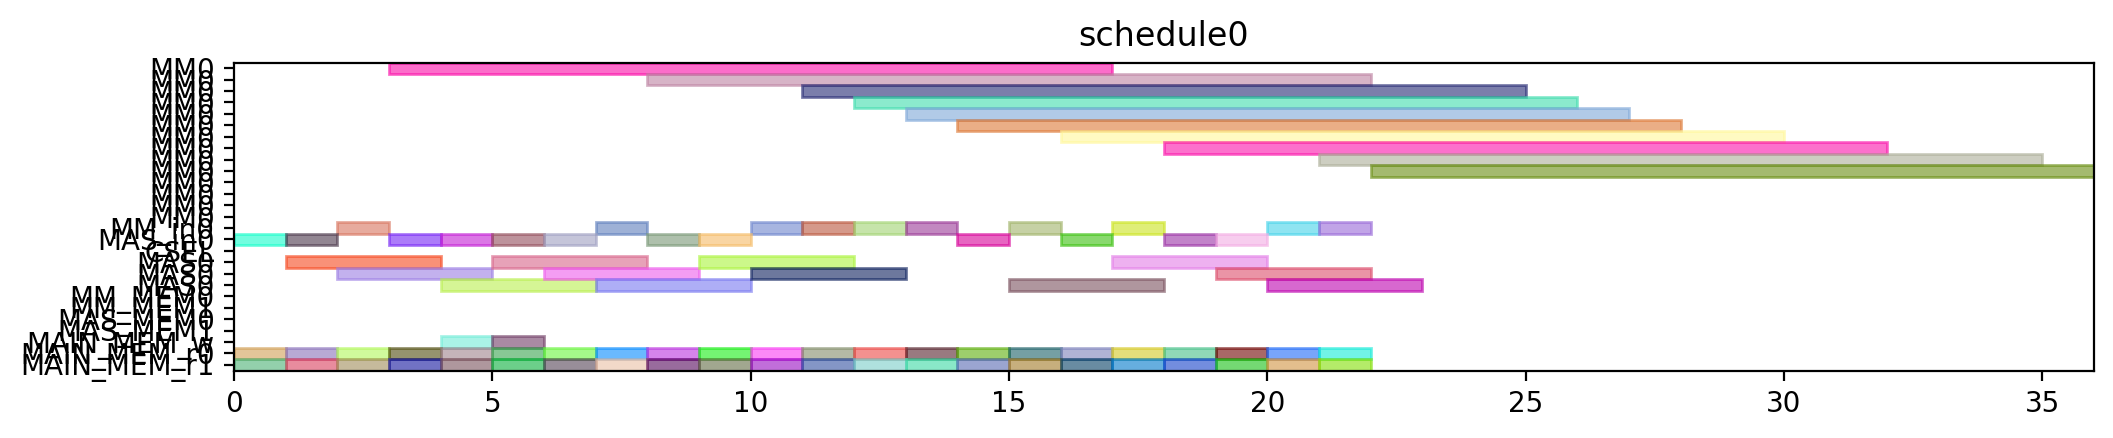

Write Python code to recreate this figure.
from pyschedule import Scenario, solvers, plotters, alt


def solve():
	horizon = 120
	S = Scenario("schedule0", horizon=horizon)

	# resource
	MM = S.Resources('MM', num=1, size=14)
	MM_in = S.Resources('MM_in', num=1)
	MAS_in = S.Resources('MAS_in', num=1)
	CSEL = S.Resource('CSEL')
	MAS = S.Resources('MAS', num=1, size=3, periods=range(1, horizon))
	MM_MEM = S.Resources('MM_MEM', num=2)
	MAS_MEM = S.Resources('MAS_MEM', num=2)
	MAIN_MEM_w = S.Resource('MAIN_MEM_w', size=1)
	MAIN_MEM_r = S.Resources('MAIN_MEM_r', num=2)

	# result of previous scheduling

	# new tasks
	c10_t0 = S.Task('c10_t0', length=14, delay_cost=1)
	c10_t0 += alt(MM)
	c10_t0_in = S.Task('c10_t0_in', length=1, delay_cost=1)
	c10_t0_in += alt(MM_in)
	S += c10_t0_in*MM_in[0]<=c10_t0*MM[0]
	c10_t0_mem0 = S.Task('c10_t0_mem0', length=1, delay_cost=1)
	c10_t0_mem0 += MAIN_MEM_r[0]
	S += c10_t0_mem0 <= c10_t0

	c10_t0_mem1 = S.Task('c10_t0_mem1', length=1, delay_cost=1)
	c10_t0_mem1 += MAIN_MEM_r[1]
	S += c10_t0_mem1 <= c10_t0

	c10_t1 = S.Task('c10_t1', length=14, delay_cost=1)
	c10_t1 += alt(MM)
	c10_t1_in = S.Task('c10_t1_in', length=1, delay_cost=1)
	c10_t1_in += alt(MM_in)
	S += c10_t1_in*MM_in[0]<=c10_t1*MM[0]
	c10_t1_mem0 = S.Task('c10_t1_mem0', length=1, delay_cost=1)
	c10_t1_mem0 += MAIN_MEM_r[0]
	S += c10_t1_mem0 <= c10_t1

	c10_t1_mem1 = S.Task('c10_t1_mem1', length=1, delay_cost=1)
	c10_t1_mem1 += MAIN_MEM_r[1]
	S += c10_t1_mem1 <= c10_t1

	c10_t2 = S.Task('c10_t2', length=3, delay_cost=1)
	c10_t2 += alt(MAS)
	c10_t2_in = S.Task('c10_t2_in', length=1, delay_cost=1)
	c10_t2_in += alt(MAS_in)
	S += c10_t2_in*MAS_in[0]<=c10_t2*MAS[0]

	c10_t2_mem0 = S.Task('c10_t2_mem0', length=1, delay_cost=1)
	c10_t2_mem0 += MAIN_MEM_r[0]
	S += c10_t2_mem0 <= c10_t2

	c10_t2_mem1 = S.Task('c10_t2_mem1', length=1, delay_cost=1)
	c10_t2_mem1 += MAIN_MEM_r[1]
	S += c10_t2_mem1 <= c10_t2

	c10_t3 = S.Task('c10_t3', length=3, delay_cost=1)
	c10_t3 += alt(MAS)
	c10_t3_in = S.Task('c10_t3_in', length=1, delay_cost=1)
	c10_t3_in += alt(MAS_in)
	S += c10_t3_in*MAS_in[0]<=c10_t3*MAS[0]

	c10_t3_mem0 = S.Task('c10_t3_mem0', length=1, delay_cost=1)
	c10_t3_mem0 += MAIN_MEM_r[0]
	S += c10_t3_mem0 <= c10_t3

	c10_t3_mem1 = S.Task('c10_t3_mem1', length=1, delay_cost=1)
	c10_t3_mem1 += MAIN_MEM_r[1]
	S += c10_t3_mem1 <= c10_t3

	c20_t0 = S.Task('c20_t0', length=14, delay_cost=1)
	c20_t0 += alt(MM)
	c20_t0_in = S.Task('c20_t0_in', length=1, delay_cost=1)
	c20_t0_in += alt(MM_in)
	S += c20_t0_in*MM_in[0]<=c20_t0*MM[0]
	c20_t0_mem0 = S.Task('c20_t0_mem0', length=1, delay_cost=1)
	c20_t0_mem0 += MAIN_MEM_r[0]
	S += c20_t0_mem0 <= c20_t0

	c20_t0_mem1 = S.Task('c20_t0_mem1', length=1, delay_cost=1)
	c20_t0_mem1 += MAIN_MEM_r[1]
	S += c20_t0_mem1 <= c20_t0

	c20_t1 = S.Task('c20_t1', length=14, delay_cost=1)
	c20_t1 += alt(MM)
	c20_t1_in = S.Task('c20_t1_in', length=1, delay_cost=1)
	c20_t1_in += alt(MM_in)
	S += c20_t1_in*MM_in[0]<=c20_t1*MM[0]
	c20_t1_mem0 = S.Task('c20_t1_mem0', length=1, delay_cost=1)
	c20_t1_mem0 += MAIN_MEM_r[0]
	S += c20_t1_mem0 <= c20_t1

	c20_t1_mem1 = S.Task('c20_t1_mem1', length=1, delay_cost=1)
	c20_t1_mem1 += MAIN_MEM_r[1]
	S += c20_t1_mem1 <= c20_t1

	c20_t2 = S.Task('c20_t2', length=3, delay_cost=1)
	c20_t2 += alt(MAS)
	c20_t2_in = S.Task('c20_t2_in', length=1, delay_cost=1)
	c20_t2_in += alt(MAS_in)
	S += c20_t2_in*MAS_in[0]<=c20_t2*MAS[0]

	c20_t2_mem0 = S.Task('c20_t2_mem0', length=1, delay_cost=1)
	c20_t2_mem0 += MAIN_MEM_r[0]
	S += c20_t2_mem0 <= c20_t2

	c20_t2_mem1 = S.Task('c20_t2_mem1', length=1, delay_cost=1)
	c20_t2_mem1 += MAIN_MEM_r[1]
	S += c20_t2_mem1 <= c20_t2

	c20_t3 = S.Task('c20_t3', length=3, delay_cost=1)
	c20_t3 += alt(MAS)
	c20_t3_in = S.Task('c20_t3_in', length=1, delay_cost=1)
	c20_t3_in += alt(MAS_in)
	S += c20_t3_in*MAS_in[0]<=c20_t3*MAS[0]

	c20_t3_mem0 = S.Task('c20_t3_mem0', length=1, delay_cost=1)
	c20_t3_mem0 += MAIN_MEM_r[0]
	S += c20_t3_mem0 <= c20_t3

	c20_t3_mem1 = S.Task('c20_t3_mem1', length=1, delay_cost=1)
	c20_t3_mem1 += MAIN_MEM_r[1]
	S += c20_t3_mem1 <= c20_t3

	c01_t0 = S.Task('c01_t0', length=14, delay_cost=1)
	c01_t0 += alt(MM)
	c01_t0_in = S.Task('c01_t0_in', length=1, delay_cost=1)
	c01_t0_in += alt(MM_in)
	S += c01_t0_in*MM_in[0]<=c01_t0*MM[0]
	c01_t0_mem0 = S.Task('c01_t0_mem0', length=1, delay_cost=1)
	c01_t0_mem0 += MAIN_MEM_r[0]
	S += c01_t0_mem0 <= c01_t0

	c01_t0_mem1 = S.Task('c01_t0_mem1', length=1, delay_cost=1)
	c01_t0_mem1 += MAIN_MEM_r[1]
	S += c01_t0_mem1 <= c01_t0

	c01_t1 = S.Task('c01_t1', length=14, delay_cost=1)
	c01_t1 += alt(MM)
	c01_t1_in = S.Task('c01_t1_in', length=1, delay_cost=1)
	c01_t1_in += alt(MM_in)
	S += c01_t1_in*MM_in[0]<=c01_t1*MM[0]
	c01_t1_mem0 = S.Task('c01_t1_mem0', length=1, delay_cost=1)
	c01_t1_mem0 += MAIN_MEM_r[0]
	S += c01_t1_mem0 <= c01_t1

	c01_t1_mem1 = S.Task('c01_t1_mem1', length=1, delay_cost=1)
	c01_t1_mem1 += MAIN_MEM_r[1]
	S += c01_t1_mem1 <= c01_t1

	c01_t2 = S.Task('c01_t2', length=3, delay_cost=1)
	c01_t2 += alt(MAS)
	c01_t2_in = S.Task('c01_t2_in', length=1, delay_cost=1)
	c01_t2_in += alt(MAS_in)
	S += c01_t2_in*MAS_in[0]<=c01_t2*MAS[0]

	c01_t2_mem0 = S.Task('c01_t2_mem0', length=1, delay_cost=1)
	c01_t2_mem0 += MAIN_MEM_r[0]
	S += c01_t2_mem0 <= c01_t2

	c01_t2_mem1 = S.Task('c01_t2_mem1', length=1, delay_cost=1)
	c01_t2_mem1 += MAIN_MEM_r[1]
	S += c01_t2_mem1 <= c01_t2

	c01_t3 = S.Task('c01_t3', length=3, delay_cost=1)
	c01_t3 += alt(MAS)
	c01_t3_in = S.Task('c01_t3_in', length=1, delay_cost=1)
	c01_t3_in += alt(MAS_in)
	S += c01_t3_in*MAS_in[0]<=c01_t3*MAS[0]

	c01_t3_mem0 = S.Task('c01_t3_mem0', length=1, delay_cost=1)
	c01_t3_mem0 += MAIN_MEM_r[0]
	S += c01_t3_mem0 <= c01_t3

	c01_t3_mem1 = S.Task('c01_t3_mem1', length=1, delay_cost=1)
	c01_t3_mem1 += MAIN_MEM_r[1]
	S += c01_t3_mem1 <= c01_t3

	c11_t0 = S.Task('c11_t0', length=14, delay_cost=1)
	c11_t0 += alt(MM)
	c11_t0_in = S.Task('c11_t0_in', length=1, delay_cost=1)
	c11_t0_in += alt(MM_in)
	S += c11_t0_in*MM_in[0]<=c11_t0*MM[0]
	c11_t0_mem0 = S.Task('c11_t0_mem0', length=1, delay_cost=1)
	c11_t0_mem0 += MAIN_MEM_r[0]
	S += c11_t0_mem0 <= c11_t0

	c11_t0_mem1 = S.Task('c11_t0_mem1', length=1, delay_cost=1)
	c11_t0_mem1 += MAIN_MEM_r[1]
	S += c11_t0_mem1 <= c11_t0

	c11_t1 = S.Task('c11_t1', length=14, delay_cost=1)
	c11_t1 += alt(MM)
	c11_t1_in = S.Task('c11_t1_in', length=1, delay_cost=1)
	c11_t1_in += alt(MM_in)
	S += c11_t1_in*MM_in[0]<=c11_t1*MM[0]
	c11_t1_mem0 = S.Task('c11_t1_mem0', length=1, delay_cost=1)
	c11_t1_mem0 += MAIN_MEM_r[0]
	S += c11_t1_mem0 <= c11_t1

	c11_t1_mem1 = S.Task('c11_t1_mem1', length=1, delay_cost=1)
	c11_t1_mem1 += MAIN_MEM_r[1]
	S += c11_t1_mem1 <= c11_t1

	c11_t2 = S.Task('c11_t2', length=3, delay_cost=1)
	c11_t2 += alt(MAS)
	c11_t2_in = S.Task('c11_t2_in', length=1, delay_cost=1)
	c11_t2_in += alt(MAS_in)
	S += c11_t2_in*MAS_in[0]<=c11_t2*MAS[0]

	c11_t2_mem0 = S.Task('c11_t2_mem0', length=1, delay_cost=1)
	c11_t2_mem0 += MAIN_MEM_r[0]
	S += c11_t2_mem0 <= c11_t2

	c11_t2_mem1 = S.Task('c11_t2_mem1', length=1, delay_cost=1)
	c11_t2_mem1 += MAIN_MEM_r[1]
	S += c11_t2_mem1 <= c11_t2

	c11_t3 = S.Task('c11_t3', length=3, delay_cost=1)
	c11_t3 += alt(MAS)
	c11_t3_in = S.Task('c11_t3_in', length=1, delay_cost=1)
	c11_t3_in += alt(MAS_in)
	S += c11_t3_in*MAS_in[0]<=c11_t3*MAS[0]

	c11_t3_mem0 = S.Task('c11_t3_mem0', length=1, delay_cost=1)
	c11_t3_mem0 += MAIN_MEM_r[0]
	S += c11_t3_mem0 <= c11_t3

	c11_t3_mem1 = S.Task('c11_t3_mem1', length=1, delay_cost=1)
	c11_t3_mem1 += MAIN_MEM_r[1]
	S += c11_t3_mem1 <= c11_t3

	c21_t0 = S.Task('c21_t0', length=14, delay_cost=1)
	c21_t0 += alt(MM)
	c21_t0_in = S.Task('c21_t0_in', length=1, delay_cost=1)
	c21_t0_in += alt(MM_in)
	S += c21_t0_in*MM_in[0]<=c21_t0*MM[0]
	c21_t0_mem0 = S.Task('c21_t0_mem0', length=1, delay_cost=1)
	c21_t0_mem0 += MAIN_MEM_r[0]
	S += c21_t0_mem0 <= c21_t0

	c21_t0_mem1 = S.Task('c21_t0_mem1', length=1, delay_cost=1)
	c21_t0_mem1 += MAIN_MEM_r[1]
	S += c21_t0_mem1 <= c21_t0

	c21_t1 = S.Task('c21_t1', length=14, delay_cost=1)
	c21_t1 += alt(MM)
	c21_t1_in = S.Task('c21_t1_in', length=1, delay_cost=1)
	c21_t1_in += alt(MM_in)
	S += c21_t1_in*MM_in[0]<=c21_t1*MM[0]
	c21_t1_mem0 = S.Task('c21_t1_mem0', length=1, delay_cost=1)
	c21_t1_mem0 += MAIN_MEM_r[0]
	S += c21_t1_mem0 <= c21_t1

	c21_t1_mem1 = S.Task('c21_t1_mem1', length=1, delay_cost=1)
	c21_t1_mem1 += MAIN_MEM_r[1]
	S += c21_t1_mem1 <= c21_t1

	c21_t2 = S.Task('c21_t2', length=3, delay_cost=1)
	c21_t2 += alt(MAS)
	c21_t2_in = S.Task('c21_t2_in', length=1, delay_cost=1)
	c21_t2_in += alt(MAS_in)
	S += c21_t2_in*MAS_in[0]<=c21_t2*MAS[0]

	c21_t2_mem0 = S.Task('c21_t2_mem0', length=1, delay_cost=1)
	c21_t2_mem0 += MAIN_MEM_r[0]
	S += c21_t2_mem0 <= c21_t2

	c21_t2_mem1 = S.Task('c21_t2_mem1', length=1, delay_cost=1)
	c21_t2_mem1 += MAIN_MEM_r[1]
	S += c21_t2_mem1 <= c21_t2

	c21_t3 = S.Task('c21_t3', length=3, delay_cost=1)
	c21_t3 += alt(MAS)
	c21_t3_in = S.Task('c21_t3_in', length=1, delay_cost=1)
	c21_t3_in += alt(MAS_in)
	S += c21_t3_in*MAS_in[0]<=c21_t3*MAS[0]

	c21_t3_mem0 = S.Task('c21_t3_mem0', length=1, delay_cost=1)
	c21_t3_mem0 += MAIN_MEM_r[0]
	S += c21_t3_mem0 <= c21_t3

	c21_t3_mem1 = S.Task('c21_t3_mem1', length=1, delay_cost=1)
	c21_t3_mem1 += MAIN_MEM_r[1]
	S += c21_t3_mem1 <= c21_t3

	c000 = S.Task('c000', length=3, delay_cost=1)
	c000 += alt(MAS)
	c000_in = S.Task('c000_in', length=1, delay_cost=1)
	c000_in += alt(MAS_in)
	S += c000_in*MAS_in[0]<=c000*MAS[0]

	S += 0<c000

	c000_w = S.Task('c000_w', length=1, delay_cost=1)
	c000_w += alt(MAIN_MEM_w)
	S += c000 <= c000_w

	c000_mem0 = S.Task('c000_mem0', length=1, delay_cost=1)
	c000_mem0 += MAIN_MEM_r[0]
	S += c000_mem0 <= c000

	c000_mem1 = S.Task('c000_mem1', length=1, delay_cost=1)
	c000_mem1 += MAIN_MEM_r[1]
	S += c000_mem1 <= c000

	c001 = S.Task('c001', length=3, delay_cost=1)
	c001 += alt(MAS)
	c001_in = S.Task('c001_in', length=1, delay_cost=1)
	c001_in += alt(MAS_in)
	S += c001_in*MAS_in[0]<=c001*MAS[0]

	S += 0<c001

	c001_w = S.Task('c001_w', length=1, delay_cost=1)
	c001_w += alt(MAIN_MEM_w)
	S += c001 <= c001_w

	c001_mem0 = S.Task('c001_mem0', length=1, delay_cost=1)
	c001_mem0 += MAIN_MEM_r[0]
	S += c001_mem0 <= c001

	c001_mem1 = S.Task('c001_mem1', length=1, delay_cost=1)
	c001_mem1 += MAIN_MEM_r[1]
	S += c001_mem1 <= c001

	solvers.mip.solve(S,msg=1,kind='CPLEX',ratio_gap=1.01)

	solution = [['hoge']*len(S.solution()[1]) for i in range(len(S.solution()))]
	for i in range(len(S.solution())):
		for j in range(len(S.solution()[i])):
			solution[i][j]=str(S.solution()[i][j])
	print(solution)

	cycles = int(solution[-1][3])

	pic_file_name = "/mnt/rose/usr1/fukuda/ABE/multiRAM_multiMAS_16mux/scheduling_result/stage14MM1_stage3MAS1/FROB/schedule0.png"
	if(S.solution() != []):
		plotters.matplotlib.plot(S,img_filename=pic_file_name, show_task_labels=False, fig_size=(cycles*0.25+3, 2))

	return solution
